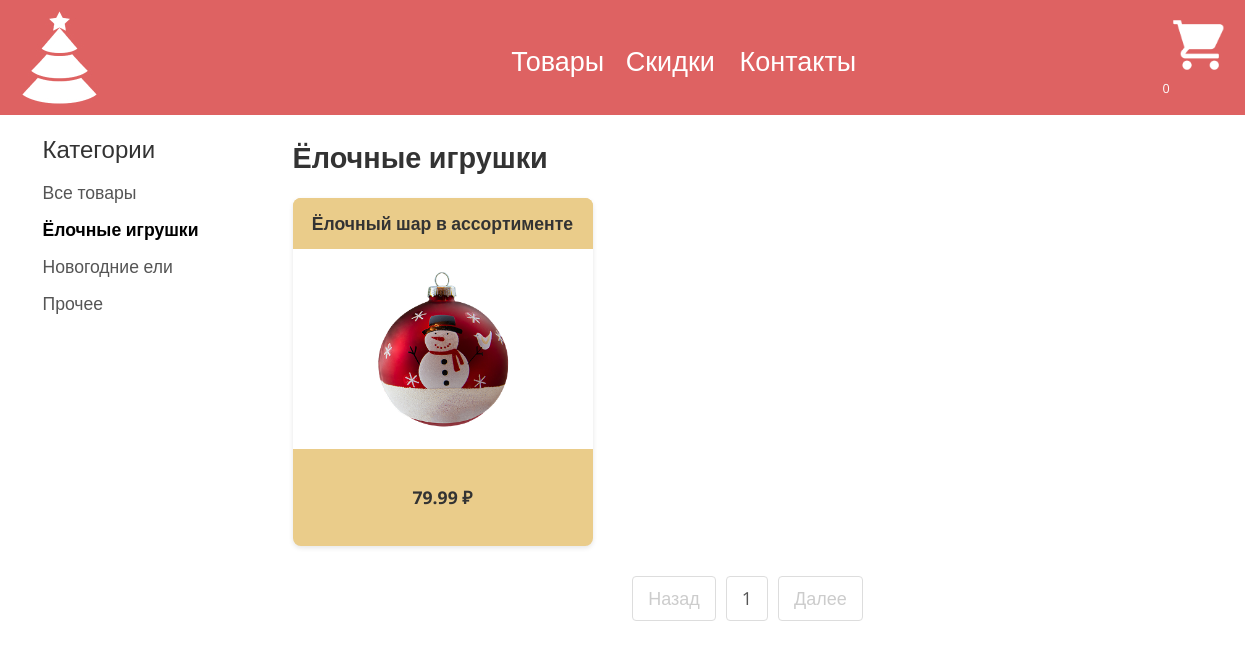
Before: /shop/category/yolochnye-igrushki/ with the older database file.
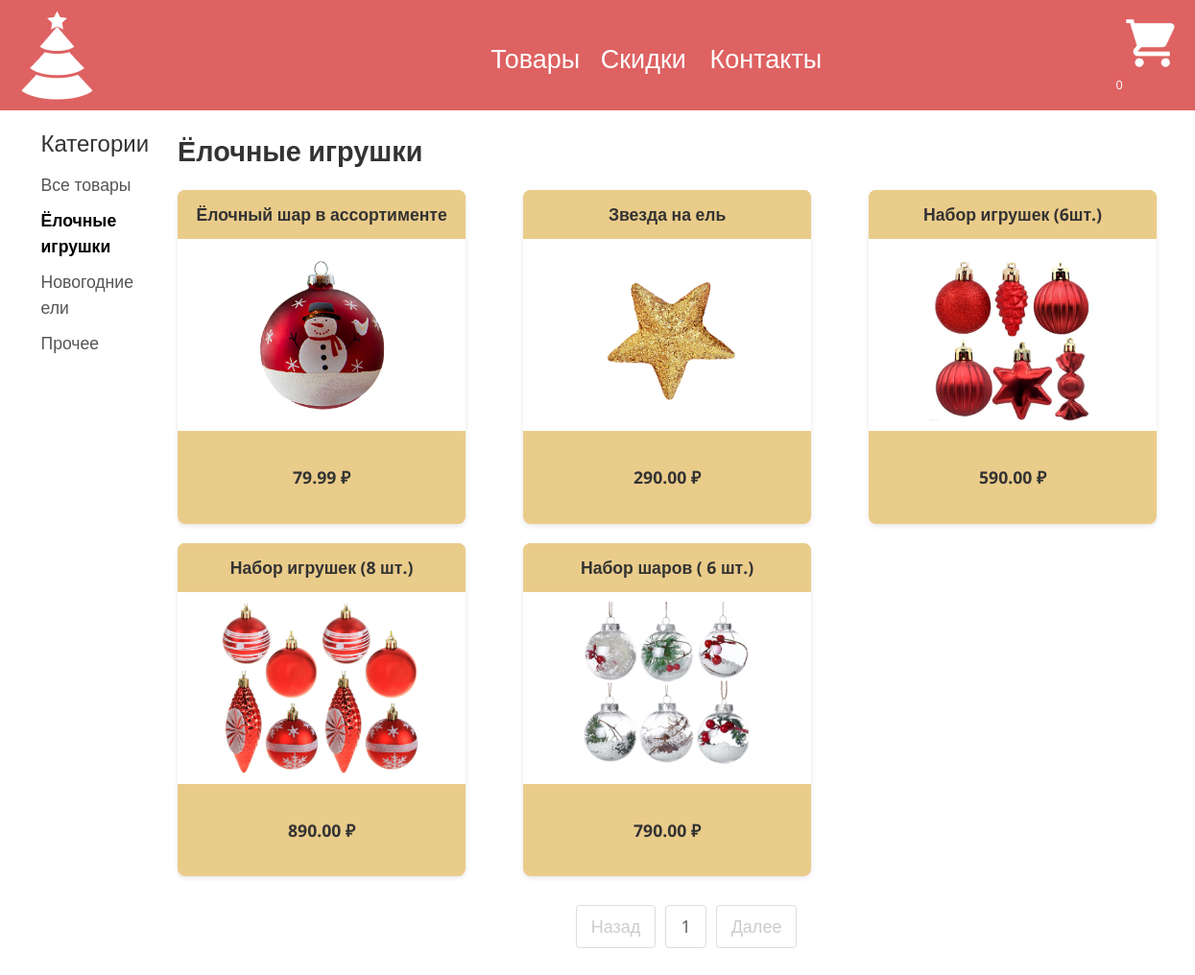
After: the same page with the newer database file.
### main/models.py (models this page shows, shortened)
class Category(models.Model):
    name = models.CharField(max_length=20,
                            unique=True)
    slug = models.SlugField(max_length=20,
                            unique=True)
    class Meta:
        ordering = ['name']
        indexes = [models.Index(fields=['name'])]
        verbose_name = 'category'
        verbose_name_plural = 'categories'
    def get_absolute_url(self):
        return reverse("main:product_list_by_category",
                       args=[self.slug])

class Product(models.Model):
    category = models.ForeignKey(Category,
                                 related_name='products',
                                 on_delete=models.CASCADE)
    name = models.CharField(max_length=27)
    slug = models.SlugField(max_length=50)
    image = models.ImageField(upload_to='products/%Y/%m/%d',
                              blank=True)
    description = models.TextField(blank=True)
    price = models.DecimalField(max_digits=10,
                                decimal_places=2)
    available = models.BooleanField(default=True)
    created = models.DateTimeField(auto_now_add=True)
    updated = models.DateTimeField(auto_now=True)
    discount = models.DecimalField(default=0.00, max_digits=4,
                                   decimal_places=2)
    class Meta:
        ordering = ['name']
        indexes = [
            models.Index(fields=['id', 'slug']),
            models.Index(fields=['name']),
            models.Index(fields=['-created']),
        ]
    def get_absolute_url(self):
        return reverse('main:product_detail',
                       args=[self.slug])

### main/views.py (the view)
# urls.py: path('shop/', views.product_list, name='product_list'),
def product_list(request, category_slug=None):
    page = request.GET.get('page', 1)
    category = None
    categories = Category.objects.all()
    products = Product.objects.filter(available=True)
    paginator = Paginator(products, 8)
    current_page = paginator.page(int(page))
    if category_slug:
        category = get_object_or_404(Category,
                                     slug=category_slug)
        paginator = Paginator(products.filter(category=category), 8)
        current_page = paginator.page(int(page))
    return render(request,
                  'main/product/list.html',
                  {'category': category,
                   'categories': categories,
                   'products': current_page,
                   'slug_url': category_slug})

### cart/cart.py (called while the page is built)
    def __len__(self):
        return sum(item['quantity'] for item in self.cart.values())

### cart/context_processors.py (called while the page is built)
def cart(request):
    return{'cart' : Cart(request)}

### main/templates/main/product/list.html (shortened to what this page needs)
{% extends "main/base.html" %}
{% load static %}
{% block content %}
    <div class="list">
        <div class="sidebar">
            <h3>Категории</h3>
            <ul>
                <li {% if not category %}class="selected"{% endif %}>
                    <a href="{% url "main:product_list" %}">Все товары</a>
                </li>
                {% for c in categories %}
                    <li {% if category.slug == c.slug %}class="selected"{% endif %}>
                        <a href="{{ c.get_absolute_url}}">{{ c.name }}</a>
                    </li>
                {% endfor %}
            </ul>
        </div>
        <div class="main">
            <div class="main-title">
                {% if category %}{{ category.name}}{%else%}Товары{% endif %}
            </div>
            <div class="product-list">
                <div class="item">
                    {% for product in products %}
                        <div class="item">
                            <a href="{{product.get_absolute_url}}" class="home-card">
                                <h5 class="title-card">{{product.name}}</h5>
                                <img src="{{ product.image.url }}" alt="" class="card-img">
                                {% if product.discount %}
                                    <div class="card-discount">
                                        <p class="line">{{ product.price }} ₽</p>
                                        <p>{{ product.sell_price }} ₽</p>
                                    </div>
                                {% else %}
                                    <p class="price">{{ product.price }} ₽</p>
                                {% endif %}
                            </a>
                        </div>
                    {% endfor %}
                </div>
            </div>
            <ul class="pagination">
                <li class="{% if not products.has_previous %}disabled{% endif %}">
                    <a href="{% if products.has_previous %}?page={{ products.previous_page_number }}{% endif %}">Назад</a>
                </li>
                {% for page in products.paginator.page_range %}
                    {% if page >= products.number|add:-2 and page <= products.number|add:2 %}
                        <li>
                            <a href="?page={{ page }}" class="{% if products.number == page %}disabled{% endif %}">{{ page }}</a>
                        </li>
                    {% endif %}
                {% endfor %}
                <li class="{% if not products.has_next %}disabled{% endif %}">
                    <a href="{% if products.has_next %}?page={{ products.next_page_number }}{% endif %}">Далее</a>
                </li>
            </ul>
        </div>
    </div>
{% endblock content %}

Changed rows visible on the page:
added Product: name "Звезда на ель", image (picture), price "290.00"
added Product: name "Набор игрушек (6шт.)", image (picture), price "590.00"
added Product: name "Набор игрушек (8 шт.)", image (picture), price "890.00"
added Product: name "Набор шаров ( 6 шт.)", image (picture), price "790.00"
